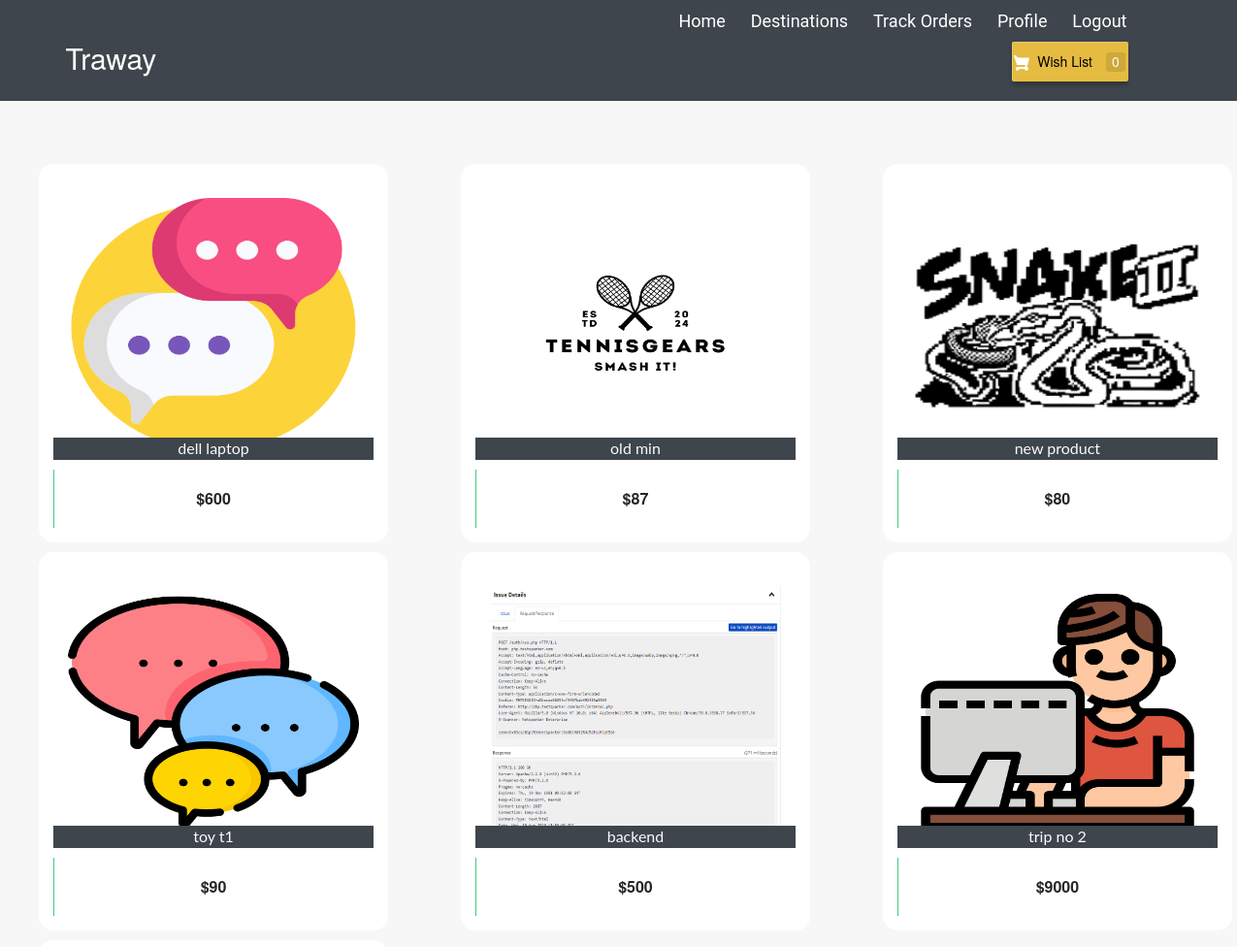
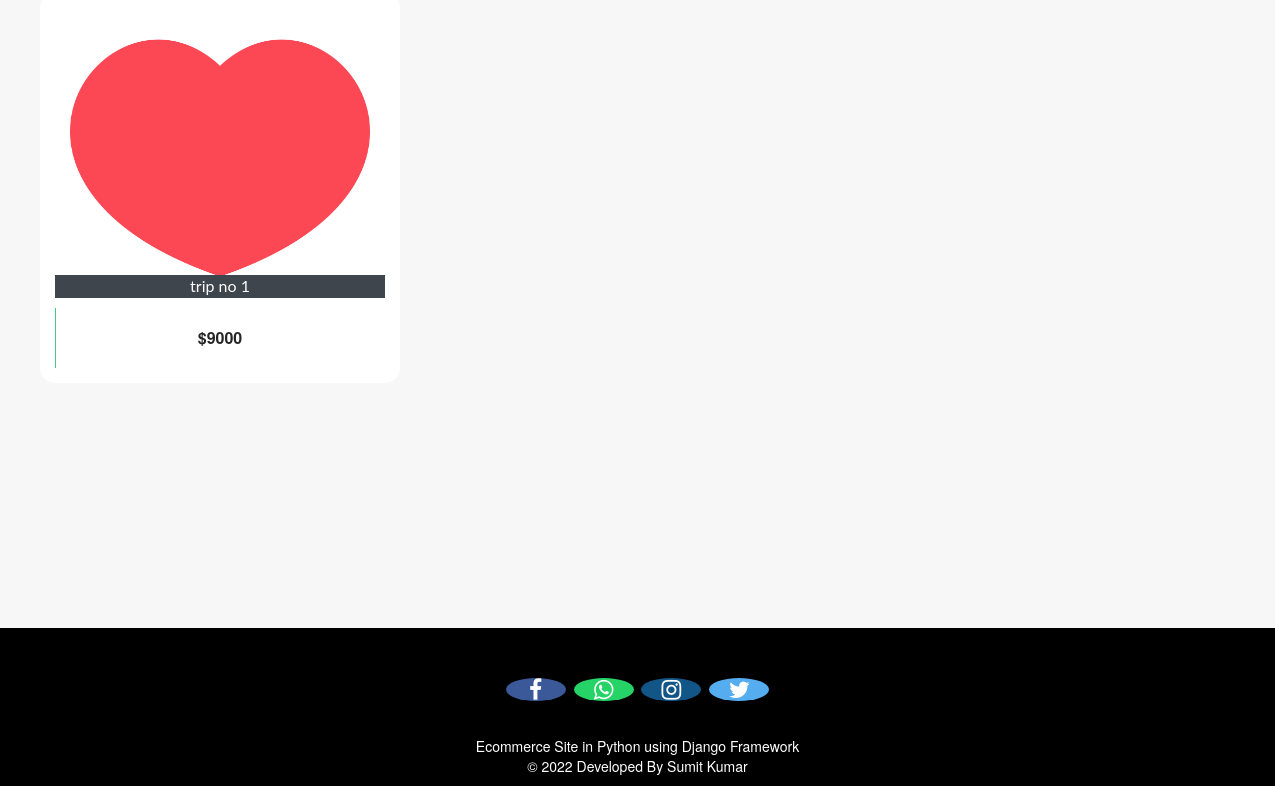
The app's page /customer-home (signed in) with its own data (2 pictures, top to bottom).
### ecom/models.py (models this page shows, shortened)
class Product(models.Model):
    name=models.CharField(max_length=40)
    product_image= models.ImageField(upload_to='product_image/',null=True,blank=True)
    price = models.PositiveIntegerField()
    description=models.CharField(max_length=40)

### ecom/views.py (the view)
# urls.py: path('customer-home', views.customer_home_view,name='customer-home'),
@login_required(login_url='customerlogin')
@user_passes_test(is_customer)
def customer_home_view(request):
    products=models.Product.objects.all()
    if 'product_ids' in request.COOKIES:
        product_ids = request.COOKIES['product_ids']
        counter=product_ids.split('|')
        product_count_in_cart=len(set(counter))
    else:
        product_count_in_cart=0
    return render(request,'ecom/customer_home.html',{'products':products,'product_count_in_cart':product_count_in_cart})

### ecom/views.py (called while the page is built)
def is_customer(user):
    return user.groups.filter(name='CUSTOMER').exists()

### templates/ecom/customer_home.html (shortened to what this page needs)
{% extends 'ecom/customer_base.html' %}
{% load static %}
{% block content %}
  {%if products%}
  <br>
  <div class="row">
      {% for p in products %}
      <div class="column">
      <div class="container page-wrapper" style="width: 450px;">
        <div class="page-inner">
          <div class="row">
            <div class="el-wrapper">
              <div class="box-up">
                <img class="img" src="{% static p.product_image.url %}" alt="product pic" height="300px" width="300px">
                <div class="img-info">
                  <div class="info-inner">
                    <span style="background-color:#3e454c; color:fbfbfb;"class="p-company">{{p.name}}</span>
                  </div>
                </div>
              </div>
              <div class="box-down">
                <a class="cart" href="{% url 'add-to-cart' p.id  %}">
                  <span class="price">${{p.price}}</span>
                  <span class="add-to-cart">
                    <span class="txt"><i class="fa fa-shopping-cart"></i> Add To Cart</span>
                  </span>
                </a>
              </div>
            </div>
          </div>
        </div>
      </div>
      </div>
{% if forloop.counter|divisibleby:"3" %}
    </div>
    <div class="row">
          <br><br><br><br><br>
{% endif %}
  {% endfor %}
</div>
{%else%}
<h3 style="text-align:center; color:#3E454C;">No Search Found</h3>
{%endif%}
<br><br><br>
<br><br><br><br><br><br><br><br><br><br><br><br>
{% endblock content %}

### templates/ecom/customer_base.html (shortened to what this page needs)
<html>
{% load static %}
<head>
<link rel="stylesheet" href="https://maxcdn.bootstrapcdn.com/bootstrap/3.3.0/css/bootstrap.min.css">
<link rel="stylesheet" href="https://maxcdn.bootstrapcdn.com/font-awesome/4.7.0/css/font-awesome.min.css">
</head>
<body>
<div id="navbar">
    <div class="container">
        <div class="row row1">
            <ul class="largenav pull-right">
              <li class="upper-links"><a class="links" href="/">Home</a></li>
              <li class="upper-links"><a class="links" href="/destinations">Destinations</a></li>
                <li class="upper-links"><a class="links" href="/my-order">Track Orders</a></li>
                <li class="upper-links"><a class="links" href="/my-profile">Profile</a></li>
                <li class="upper-links"><a class="links" href="/logout">Logout</a></li>
            </ul>
        </div>
        <div class="row row2">
            <div class="col-sm-10">
                <h2 style="margin:0px;"><a style="text-decoration:none; color:white;" href="/"><span class="largenav">Traway </span></a></h2>
            </div>
            <div class="cart1 largenav col-sm-2"> <a class="cart-button" href="/cart"> Wish List <span class="item-number ">{{ product_count_in_cart }}</span> </a> </div>
        </div>
    </div>
</div>
{% block content %}
{% endblock content %}
<br><br><br>
<footer>
  <br>
  <p>
    <a href="#" class="fa fa-facebook"></a>
    <a href="#" class="fa fa-whatsapp"></a>
    <a href="#" class="fa fa-instagram"></a>
    <a href="#" class="fa fa-twitter"></a>
  </p>
  <br>
  <div class="container">
    <div class="row">
      <div class="col-md-12 col-sm-12">
        <div style="color:#ffffff;" class="wow fadeInUp footer-copyright">
          <p>Ecommerce Site in Python using Django Framework<br>
            &copy; 2022 Developed By Sumit Kumar </p>
        </div>
      </div>
    </div>
  </div>
</footer>
</body>
</html>

### templates/ecom/customer_base.html (style rules this page uses)
body { background-color: #f7f7f7; }
#navbar { background-color: #3e454c; color: black; }
.row1 { padding-top: 10px; padding-right: 50px }
.row2 { padding-bottom: 20px }
.cart-button { background-color: #E5BC41; box-shadow: 0 4px 4px 0 rgba(0, 0, 0, .23), inset 1px 1px 0 0 hsla(0, 0%, 100%, .2); padding: 10px 0; text-align: center; height: 41px; border-radius: 2px; font-weight: 500; width: 120px; display: inline-block; color: #FFFFFF; text-decoration: none; color: inherit; border: none; outline: none }
.cart-svg { display: inline-block; width: 16px; height: 16px; vertical-align: middle; margin-right: 8px }
.item-number { border-radius: 3px; background-color: rgba(0, 0, 0, .1); height: 20px; padding: 3px 6px; font-weight: 500; display: inline-block; color: #fff; line-height: 12px; margin-left: 10px }
.upper-links { display: inline-block; padding: 0 11px; line-height: 23px; font-family: 'Roboto', sans-serif; letter-spacing: 0; color: inherit; border: none; outline: none; font-size: 12px }
.links { font-size: 18px; color: #fff; text-decoration: none }
.largenav { display: none }
footer { padding: 0px 0px 0px 0px; background-color: black; margin: 0px; }
.fa { font-size: 23px; width: 60px; text-align: center; text-decoration: none; margin: 5px 2px; border-radius: 50%; }
.fa-facebook { background: #3B5998; color: white; margin-top: 30px; }
.fa-whatsapp { background: #25d366; color: white; }
.fa-twitter { background: #55ACEE; color: white; }
.fa-instagram { background: #125688; color: white; }
p { text-align: center; }
@media screen and (min-width: 768px) { .largenav { display: block } }

### records on screen
Product: product_image (picture), name "dell laptop", price "600"
Product: product_image (picture), name "old min", price "87"
Product: product_image (picture), name "new product", price "80"
Product: product_image (picture), name "toy t1", price "90"
Product: product_image (picture), name "backend", price "500"
Product: product_image (picture), name "trip no 2", price "9000"
Product: product_image (picture), name "trip no 1", price "9000"

### other values on screen
{{ product_count_in_cart }} "0"
